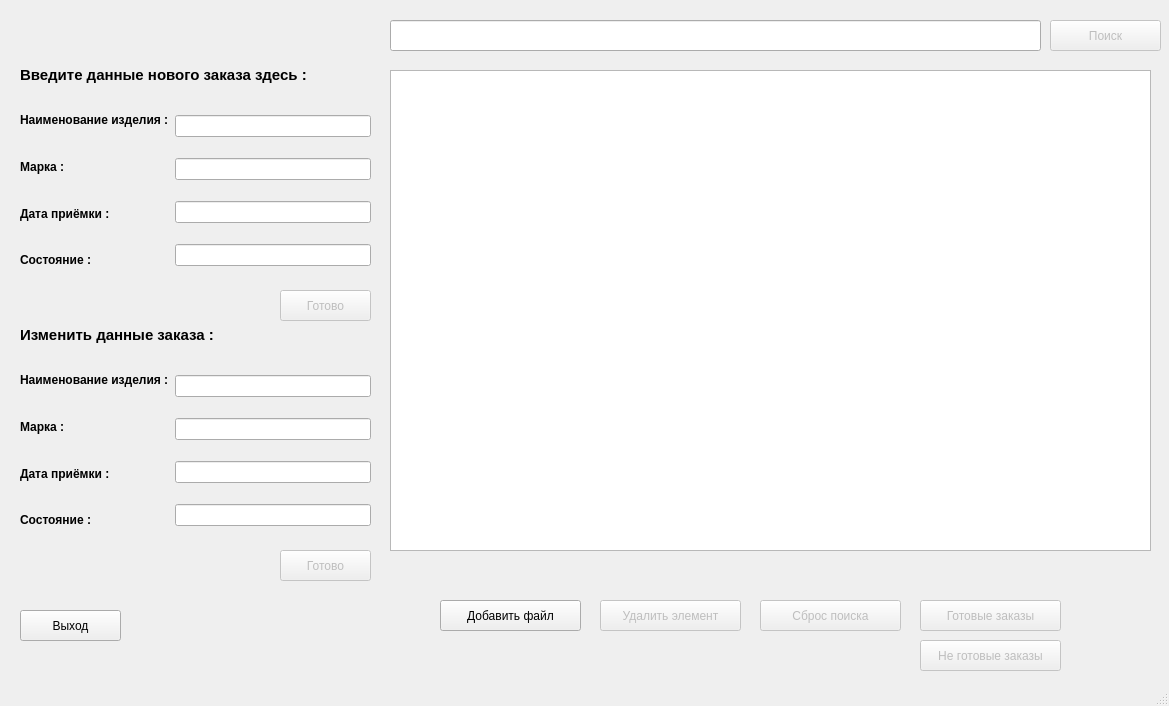
<?xml version="1.0" encoding="UTF-8"?>
<ui version="4.0">
 <class>MainWindow</class>
 <widget class="QMainWindow" name="MainWindow">
  <property name="geometry">
   <rect>
    <x>0</x>
    <y>0</y>
    <width>1169</width>
    <height>706</height>
   </rect>
  </property>
  <property name="windowTitle">
   <string>MainWindow</string>
  </property>
  <widget class="QWidget" name="centralwidget">
   <widget class="QPushButton" name="exit">
    <property name="geometry">
     <rect>
      <x>20</x>
      <y>610</y>
      <width>101</width>
      <height>31</height>
     </rect>
    </property>
    <property name="text">
     <string>Выход</string>
    </property>
   </widget>
   <widget class="QTableWidget" name="tableWidget">
    <property name="geometry">
     <rect>
      <x>390</x>
      <y>70</y>
      <width>761</width>
      <height>481</height>
     </rect>
    </property>
   </widget>
   <widget class="QLabel" name="label">
    <property name="geometry">
     <rect>
      <x>20</x>
      <y>50</y>
      <width>351</width>
      <height>51</height>
     </rect>
    </property>
    <property name="text">
     <string>&lt;html&gt;&lt;head/&gt;&lt;body&gt;&lt;p&gt;&lt;span style=&quot; font-size:11pt; font-weight:700;&quot;&gt;Введите данные нового заказа здесь :&lt;/span&gt;&lt;/p&gt;&lt;/body&gt;&lt;/html&gt;</string>
    </property>
   </widget>
   <widget class="QWidget" name="layoutWidget">
    <property name="geometry">
     <rect>
      <x>20</x>
      <y>100</y>
      <width>351</width>
      <height>181</height>
     </rect>
    </property>
    <layout class="QHBoxLayout" name="horizontalLayout">
     <item>
      <layout class="QVBoxLayout" name="verticalLayout_3">
       <item>
        <widget class="QLabel" name="label_2">
         <property name="text">
          <string>&lt;html&gt;&lt;head/&gt;&lt;body&gt;&lt;p&gt;&lt;span style=&quot; font-weight:700;&quot;&gt;Наименование изделия :&lt;/span&gt;&lt;/p&gt;&lt;/body&gt;&lt;/html&gt;</string>
         </property>
        </widget>
       </item>
       <item>
        <widget class="QLabel" name="label_3">
         <property name="text">
          <string>&lt;html&gt;&lt;head/&gt;&lt;body&gt;&lt;p&gt;&lt;span style=&quot; font-weight:700;&quot;&gt;Марка :&lt;/span&gt;&lt;/p&gt;&lt;/body&gt;&lt;/html&gt;</string>
         </property>
        </widget>
       </item>
       <item>
        <widget class="QLabel" name="label_4">
         <property name="text">
          <string>&lt;html&gt;&lt;head/&gt;&lt;body&gt;&lt;p&gt;&lt;span style=&quot; font-weight:700;&quot;&gt;Дата приёмки :&lt;/span&gt;&lt;/p&gt;&lt;/body&gt;&lt;/html&gt;</string>
         </property>
        </widget>
       </item>
       <item>
        <widget class="QLabel" name="label_5">
         <property name="text">
          <string>&lt;html&gt;&lt;head/&gt;&lt;body&gt;&lt;p&gt;&lt;span style=&quot; font-weight:700;&quot;&gt;Состояние :&lt;/span&gt;&lt;/p&gt;&lt;/body&gt;&lt;/html&gt;</string>
         </property>
        </widget>
       </item>
      </layout>
     </item>
     <item>
      <layout class="QVBoxLayout" name="verticalLayout_2">
       <item>
        <widget class="QLineEdit" name="lineEdit"/>
       </item>
       <item>
        <widget class="QLineEdit" name="lineEdit_2"/>
       </item>
       <item>
        <widget class="QLineEdit" name="lineEdit_3"/>
       </item>
       <item>
        <widget class="QLineEdit" name="lineEdit_4">
         <property name="inputMask">
          <string/>
         </property>
        </widget>
       </item>
      </layout>
     </item>
    </layout>
   </widget>
   <widget class="QPushButton" name="pushButton">
    <property name="enabled">
     <bool>false</bool>
    </property>
    <property name="geometry">
     <rect>
      <x>280</x>
      <y>290</y>
      <width>91</width>
      <height>31</height>
     </rect>
    </property>
    <property name="text">
     <string>Готово</string>
    </property>
   </widget>
   <widget class="QPushButton" name="deleteEl">
    <property name="enabled">
     <bool>false</bool>
    </property>
    <property name="geometry">
     <rect>
      <x>600</x>
      <y>600</y>
      <width>141</width>
      <height>31</height>
     </rect>
    </property>
    <property name="text">
     <string>Удалить элемент</string>
    </property>
   </widget>
   <widget class="QPushButton" name="addFile">
    <property name="geometry">
     <rect>
      <x>440</x>
      <y>600</y>
      <width>141</width>
      <height>31</height>
     </rect>
    </property>
    <property name="text">
     <string>Добавить файл</string>
    </property>
   </widget>
   <widget class="QLabel" name="label_6">
    <property name="geometry">
     <rect>
      <x>20</x>
      <y>310</y>
      <width>241</width>
      <height>51</height>
     </rect>
    </property>
    <property name="text">
     <string>&lt;html&gt;&lt;head/&gt;&lt;body&gt;&lt;p&gt;&lt;span style=&quot; font-size:11pt; font-weight:700;&quot;&gt;Изменить данные заказа :&lt;/span&gt;&lt;/p&gt;&lt;/body&gt;&lt;/html&gt;</string>
    </property>
   </widget>
   <widget class="QWidget" name="layoutWidget_2">
    <property name="geometry">
     <rect>
      <x>20</x>
      <y>360</y>
      <width>351</width>
      <height>181</height>
     </rect>
    </property>
    <layout class="QHBoxLayout" name="horizontalLayout_2">
     <item>
      <layout class="QVBoxLayout" name="verticalLayout_4">
       <item>
        <widget class="QLabel" name="label_7">
         <property name="text">
          <string>&lt;html&gt;&lt;head/&gt;&lt;body&gt;&lt;p&gt;&lt;span style=&quot; font-weight:700;&quot;&gt;Наименование изделия :&lt;/span&gt;&lt;/p&gt;&lt;/body&gt;&lt;/html&gt;</string>
         </property>
        </widget>
       </item>
       <item>
        <widget class="QLabel" name="label_8">
         <property name="text">
          <string>&lt;html&gt;&lt;head/&gt;&lt;body&gt;&lt;p&gt;&lt;span style=&quot; font-weight:700;&quot;&gt;Марка :&lt;/span&gt;&lt;/p&gt;&lt;/body&gt;&lt;/html&gt;</string>
         </property>
        </widget>
       </item>
       <item>
        <widget class="QLabel" name="label_9">
         <property name="text">
          <string>&lt;html&gt;&lt;head/&gt;&lt;body&gt;&lt;p&gt;&lt;span style=&quot; font-weight:700;&quot;&gt;Дата приёмки :&lt;/span&gt;&lt;/p&gt;&lt;/body&gt;&lt;/html&gt;</string>
         </property>
        </widget>
       </item>
       <item>
        <widget class="QLabel" name="label_10">
         <property name="text">
          <string>&lt;html&gt;&lt;head/&gt;&lt;body&gt;&lt;p&gt;&lt;span style=&quot; font-weight:700;&quot;&gt;Состояние :&lt;/span&gt;&lt;/p&gt;&lt;/body&gt;&lt;/html&gt;</string>
         </property>
        </widget>
       </item>
      </layout>
     </item>
     <item>
      <layout class="QVBoxLayout" name="verticalLayout_5">
       <item>
        <widget class="QLineEdit" name="lineEdit_5"/>
       </item>
       <item>
        <widget class="QLineEdit" name="lineEdit_6"/>
       </item>
       <item>
        <widget class="QLineEdit" name="lineEdit_7"/>
       </item>
       <item>
        <widget class="QLineEdit" name="lineEdit_8">
         <property name="inputMask">
          <string/>
         </property>
        </widget>
       </item>
      </layout>
     </item>
    </layout>
   </widget>
   <widget class="QPushButton" name="pushButton_2">
    <property name="enabled">
     <bool>false</bool>
    </property>
    <property name="geometry">
     <rect>
      <x>280</x>
      <y>550</y>
      <width>91</width>
      <height>31</height>
     </rect>
    </property>
    <property name="text">
     <string>Готово</string>
    </property>
   </widget>
   <widget class="QPushButton" name="search">
    <property name="enabled">
     <bool>false</bool>
    </property>
    <property name="geometry">
     <rect>
      <x>1050</x>
      <y>20</y>
      <width>111</width>
      <height>31</height>
     </rect>
    </property>
    <property name="text">
     <string>Поиск</string>
    </property>
   </widget>
   <widget class="QLineEdit" name="lineSearch">
    <property name="enabled">
     <bool>true</bool>
    </property>
    <property name="geometry">
     <rect>
      <x>390</x>
      <y>20</y>
      <width>651</width>
      <height>31</height>
     </rect>
    </property>
   </widget>
   <widget class="QPushButton" name="deleteEl_2">
    <property name="enabled">
     <bool>false</bool>
    </property>
    <property name="geometry">
     <rect>
      <x>760</x>
      <y>600</y>
      <width>141</width>
      <height>31</height>
     </rect>
    </property>
    <property name="text">
     <string>Сброс поиска</string>
    </property>
   </widget>
   <widget class="QPushButton" name="done">
    <property name="enabled">
     <bool>false</bool>
    </property>
    <property name="geometry">
     <rect>
      <x>920</x>
      <y>600</y>
      <width>141</width>
      <height>31</height>
     </rect>
    </property>
    <property name="text">
     <string>Готовые заказы</string>
    </property>
   </widget>
   <widget class="QTextEdit" name="doneOrders">
    <property name="geometry">
     <rect>
      <x>390</x>
      <y>70</y>
      <width>761</width>
      <height>481</height>
     </rect>
    </property>
   </widget>
   <widget class="QPushButton" name="done_2">
    <property name="enabled">
     <bool>false</bool>
    </property>
    <property name="geometry">
     <rect>
      <x>920</x>
      <y>640</y>
      <width>141</width>
      <height>31</height>
     </rect>
    </property>
    <property name="text">
     <string>Не готовые заказы</string>
    </property>
   </widget>
  </widget>
  <widget class="QMenuBar" name="menubar">
   <property name="geometry">
    <rect>
     <x>0</x>
     <y>0</y>
     <width>1169</width>
     <height>26</height>
    </rect>
   </property>
  </widget>
  <widget class="QStatusBar" name="statusbar"/>
 </widget>
 <resources/>
 <connections/>
</ui>
